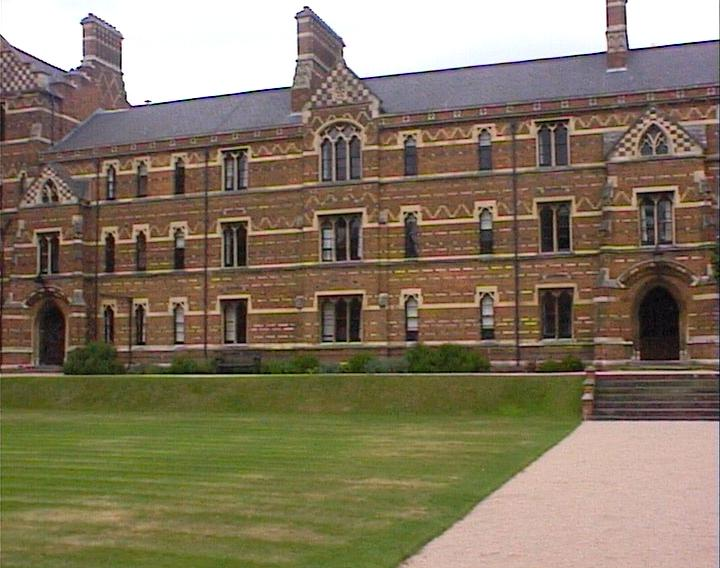
%> input picture src_MATLAB/keble_a.jpg, 720 x 568 px
$ octave panorama.m   (GNU Octave 9; MATLAB toolbox functions it lacks are replaced by stand-ins)
%> lines starting %> are read from the running program, lines starting %| are printed output that depends on the picture
close all;

I1 = rgb2gray(imread('keble_a.jpg'));
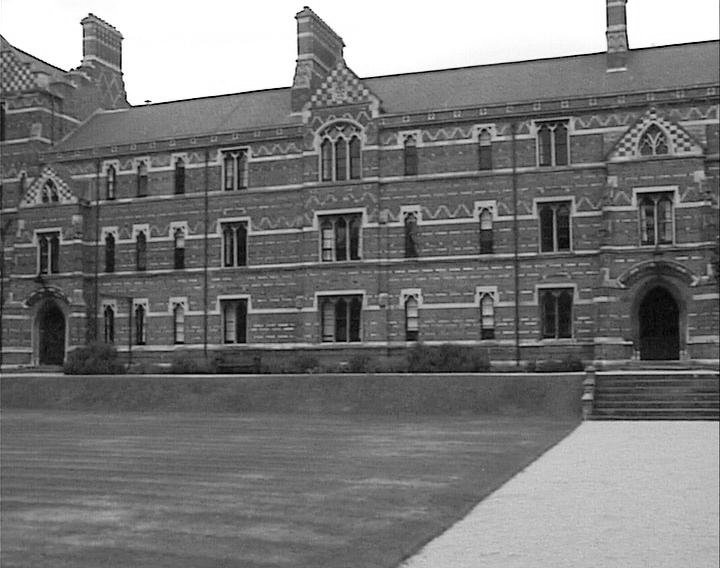
%> I1: size 568x720 uint8; min 0, max 255, mean 120.7
I2 = rgb2gray(imread('keble_b.jpg'));
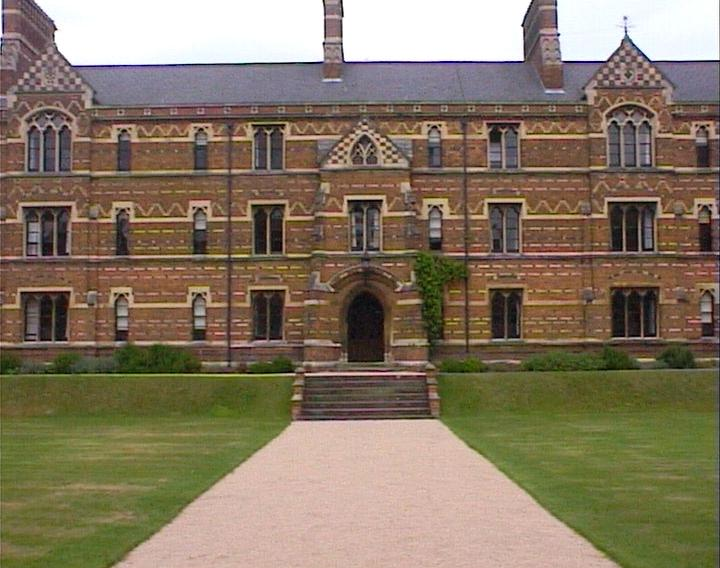
%> input picture src_MATLAB/keble_b.jpg, 720 x 568 px
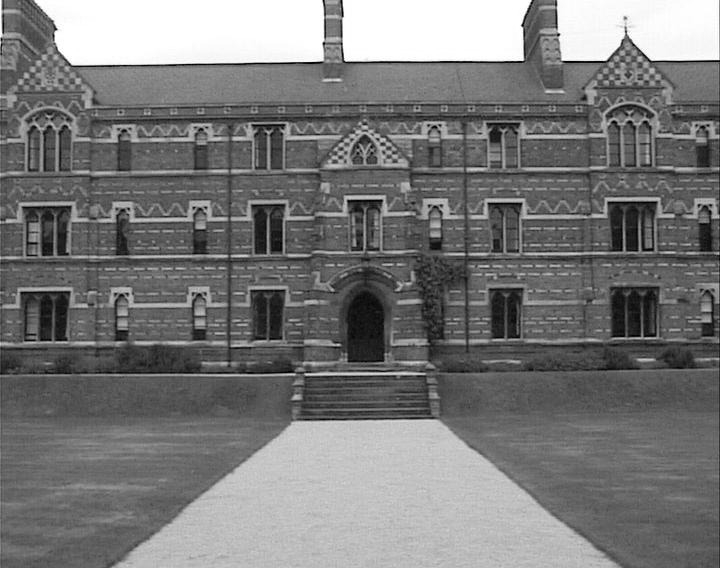
%> I2: size 568x720 uint8; min 0, max 255, mean 120.8

figure(); colormap gray;
subplot(121);
imagesc(I1);
subplot(122);
imagesc(I2);

if( exist('Q.mat','file') ==0)
    if (exist('Q1','var') == 0)
        cpselect(I1, I2);
        save('Q.mat','Q1','Q2');
    end
    save('Q.mat','Q1','Q2');
end

load('Q.mat');
[l, w] = size(Q1);

%% Construction de A
% On considere A comme A = horzcat(A1,A2,A3)
% On calcul Ai separement
Q1 = horzcat(Q1,ones(l,1));
Q2 = horzcat(Q2,ones(l,1));

A1 = zeros(2*l,3);

k = 0:l-1;
A1(2*k+1,:) = Q1;

A2 = zeros(2*l,3);
k  = 1:l;
A2(2*k,:) = Q1;

A3 = zeros(2*l,3);

n= 1;
for i = 1:2:2*l
   A3(i,:) = -Q2(n,1).*Q1(n,:);
   A3(i+1,:) = - Q2(n,2).*Q1(n,:);

   n = n+1;
end


A = horzcat(A1,A2,A3);


[V,D] = eig(A'*A);

h = V(:,1);

H = reshape(h,3,3);
H = H';


Q2_reconstruit = H*Q1';
Q2_reconstruit(1,:) = Q2_reconstruit(1,:)./Q2_reconstruit(3,:);
Q2_reconstruit(2,:) = Q2_reconstruit(2,:)./Q2_reconstruit(3,:);
Q2_reconstruit(3,:) = Q2_reconstruit(3,:)./Q2_reconstruit(3,:);
